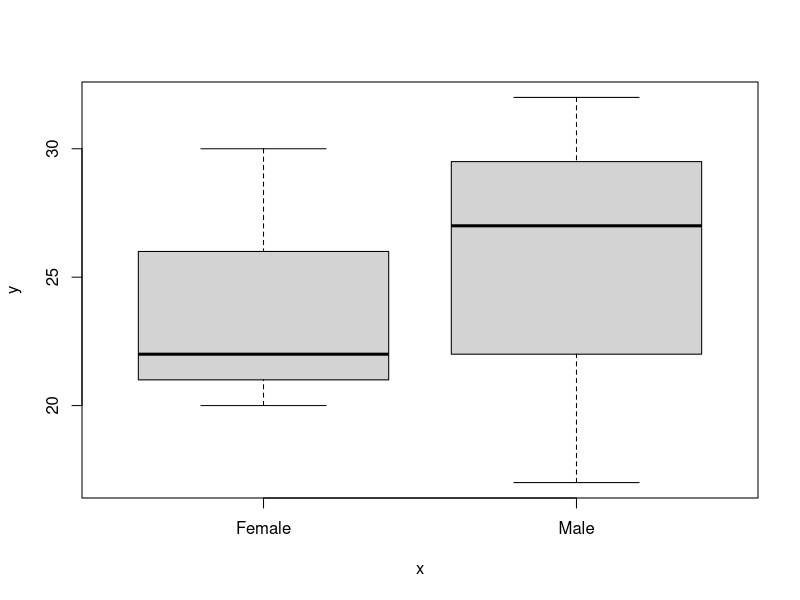
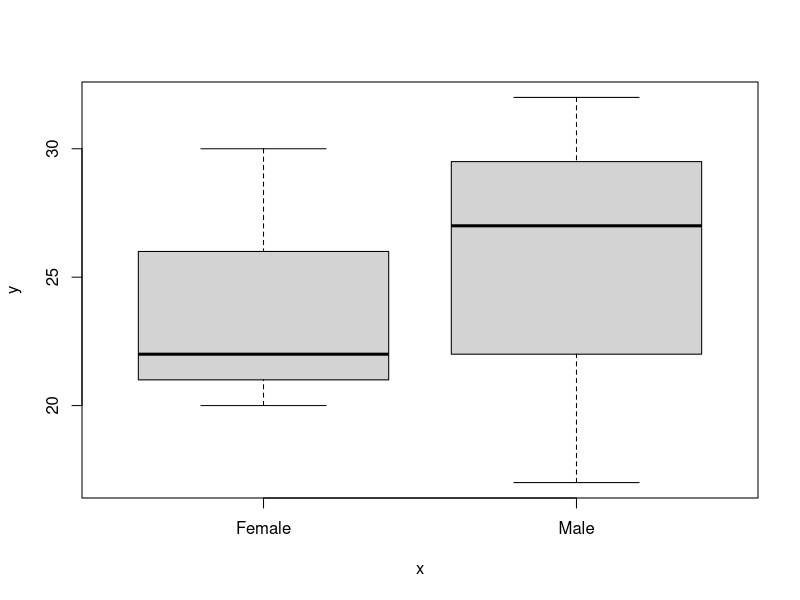
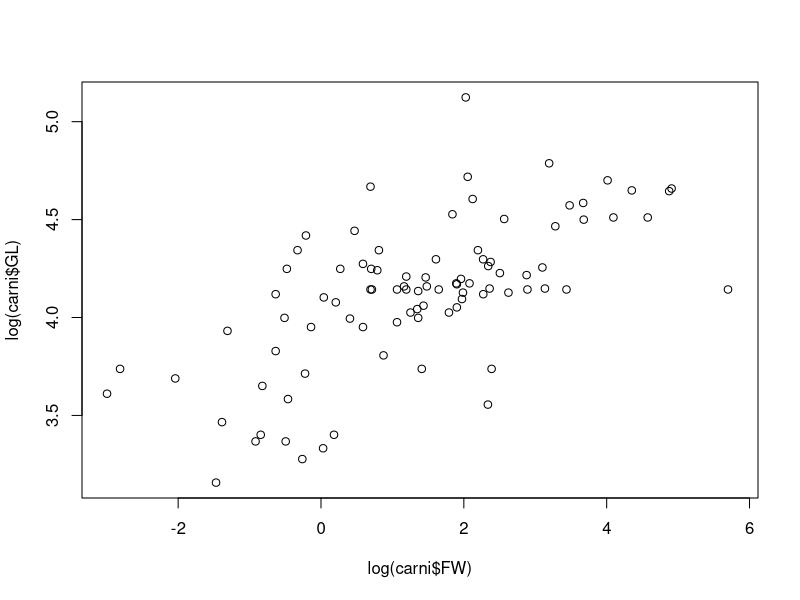

R code for these plots, in order:
## ---- chunk 1
4 + 3
9 - 12
6 / 3
7 * 3
(2 * 7) + 2 - 0.4
## ---- chunk 2
sqrt(945)
3^5
abs(-23.4)
round(2.35425, digits = 2)
log(1.2)
exp(1)
log10(6)
## ---- chunk 3
3 < 10
5 > 7
5 == 5
6 != 5
3 %in% c(1, 2, 3, 4, 5)
6 %in% c(1, 2, 3, 4, 5)
## ---- chunk 4
x <- 4
## ---- chunk 5
x
## ---- chunk 6
A <- 1:5
B <- c(1, 3, 6, 1, 7, 9)
C <- seq(1, 12, 2)
D <- seq(1, 5, 0.1)
E <- rep(c("Male", "Female"), each = 3)
G <- rep(c("Male", "Female"), c(2, 4))
## ---- chunk 7
B
B * 3
B - 2
## ---- chunk 8
c(A, B)
## ---- chunk 9
B * c(1, 2, 3, 4, 5, 6)
## ---- chunk 10
A / B
## ---- chunk 11
mean(c(1, 3, 6, 1, 7, 9, NA))
## ---- chunk 12
mean(c(1, 3, 6, 1, 7, 9, NA), na.rm = TRUE)
## ---- chunk 13
5 / 0
-4 / 0
## ---- chunk 14
0 / 0
Inf - Inf
## ---- chunk 15
summary(B)
## ---- chunk 16
max(B)
min(B)
range(B)
length(B)
## ---- chunk 17
height <- c(173, 145, 187, 155, 179, 133)
sex <- c("Male", "Female", "Male", "Female", "Male", "Female")
age <- c(17, 22, 32, 20, 27, 30)

mydata <- data.frame(height = height, age = age, sex = sex)
mydata
## ---- chunk 18
summary(mydata)
str(mydata)
## ---- chunk 19
mydata[1, ]
mydata[, 2]
mydata[1, 2]
subset(mydata, sex == "Female")
## ---- chunk 20
class(height)
class(sex)
class(mydata)
## ---- chunk 21
str(mydata)
## ---- chunk 22
plot(as.factor(mydata$sex), mydata$age)
## ---- chunk 23
mydata$sex <- as.factor(mydata$sex)
str(mydata) # You can see that it is now registered as a factor
plot(mydata$sex, mydata$age)
## ---- chunk 24
carni <- read.csv("CourseData/carnivora.csv",
  header = TRUE,
  stringsAsFactors = TRUE
)
## ---- chunk 25
dim(carni)
nrow(carni)
ncol(carni)
## ---- chunk 26
names(carni)
## ---- chunk 27
summary(carni$FW)
## ---- chunk 28
class(carni)
## ---- chunk 29
class(carni$Family)
levels(carni$Family)
## ---- chunk 30
table(carni$Family)
## ---- chunk 31
tapply(carni$FW, carni$Family, mean)
## ---- chunk 32
plot(log(carni$FW), log(carni$GL))
## ---- chunk 33
library(dplyr)
library(ggplot2)
library(magrittr)
